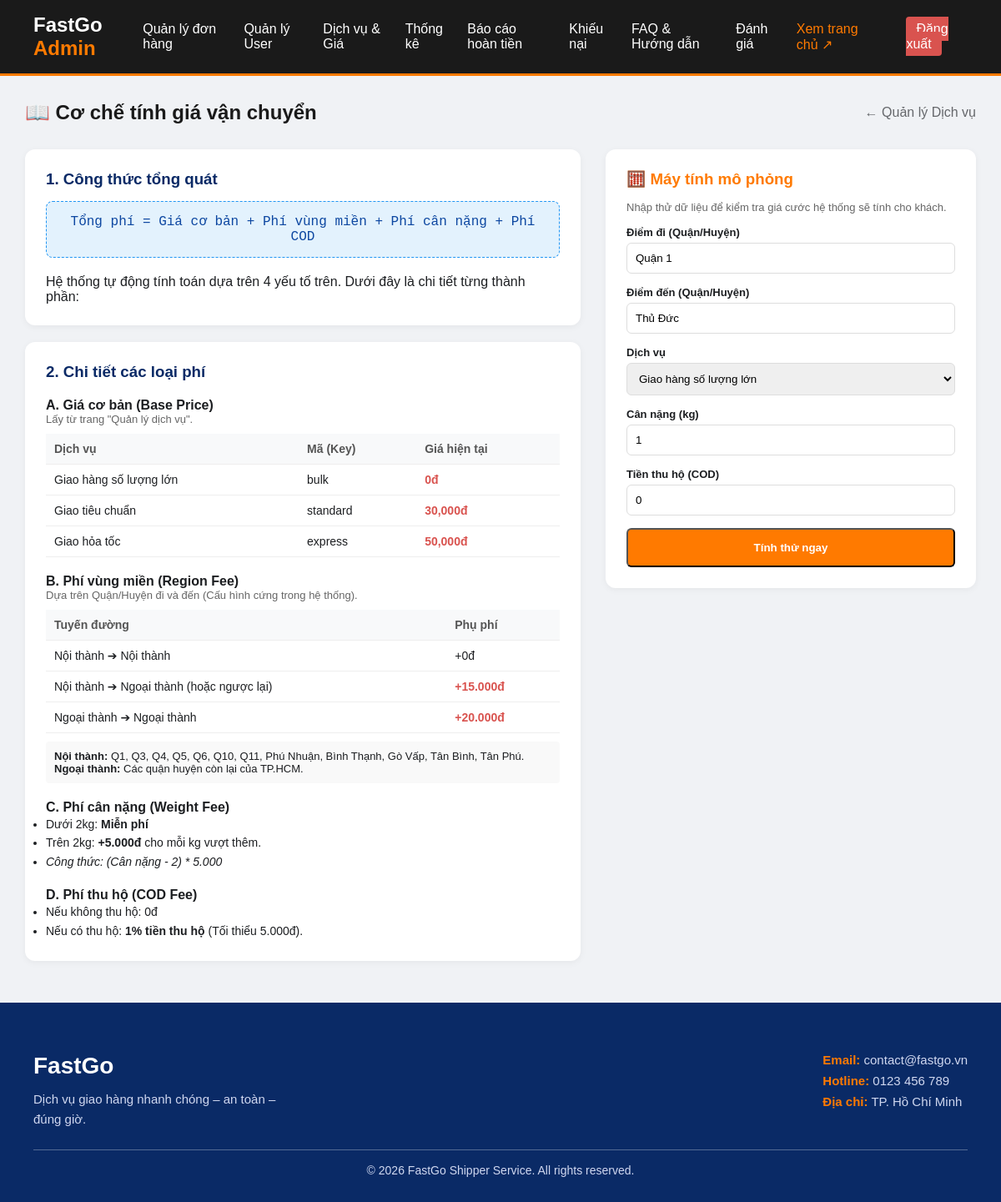
The page /admin_pricing_guide.php (signed in) on the database its author committed.
### tables this page shows
CREATE TABLE `services` (
    `id` int(11) NOT NULL,
    `name` varchar(100) NOT NULL,
    `type_key` varchar(50) NOT NULL,
    `base_price` decimal(15, 2) NOT NULL DEFAULT 0.00,
    `description` varchar(255) DEFAULT NULL,
    `created_at` timestamp NOT NULL DEFAULT current_timestamp()
);

### admin_pricing_guide.php (the view, shortened to what this page needs)
<?php
require_once 'config/db.php';
$services = [];
$res = $conn->query("SELECT * FROM services ORDER BY base_price ASC");
if ($res)
    while ($row = $res->fetch_assoc())
        $services[] = $row;
?>
<!DOCTYPE html>
<html lang="vi">
<head>
    <link rel="stylesheet" href="assets/css/styles.css?v=<?php echo time(); ?>">
    <link rel="stylesheet" href="assets/css/admin.css?v=<?php echo time(); ?>">
</head>
<body>
    <?php include 'includes/header_admin.php'; ?>
    <main class="admin-container">
        <div class="page-header">
            <h2 class="page-title">📖 Cơ chế tính giá vận chuyển</h2>
            <a href="services_manage.php" class="back-link">← Quản lý Dịch vụ</a>
        </div>
        <div class="guide-grid">
            <div>
                <div class="guide-card">
                    <h3 style="color:#0a2a66; margin-bottom:15px;">1. Công thức tổng quát</h3>
                    <div class="formula-box">
                        Tổng phí = Giá cơ bản + Phí vùng miền + Phí cân nặng + Phí COD
                    </div>
                    <p>Hệ thống tự động tính toán dựa trên 4 yếu tố trên. Dưới đây là chi tiết từng thành phần:</p>
                </div>
                <div class="guide-card">
                    <h3 style="color:#0a2a66; margin-bottom:15px;">2. Chi tiết các loại phí</h3>
                    <h4 style="margin-top:20px;">A. Giá cơ bản (Base Price)</h4>
                    <p style="font-size:13px; color:#666;">Lấy từ trang "Quản lý dịch vụ".</p>
                    <table class="param-table">
                        <thead>
                            <tr>
                                <th>Dịch vụ</th>
                                <th>Mã (Key)</th>
                                <th>Giá hiện tại</th>
                            </tr>
                        </thead>
                        <tbody>
                            <?php foreach ($services as $s): ?>
                                <tr>
                                    <td>
                                        <?php echo $s['name']; ?>
                                    </td>
                                    <td><code><?php echo $s['type_key']; ?></code></td>
                                    <td class="highlight">
                                        <?php echo number_format($s['base_price']); ?>đ
                                    </td>
                                </tr>
                            <?php endforeach; ?>
                        </tbody>
                    </table>
                    <h4 style="margin-top:20px;">B. Phí vùng miền (Region Fee)</h4>
                    <p style="font-size:13px; color:#666;">Dựa trên Quận/Huyện đi và đến (Cấu hình cứng trong hệ thống).
                    </p>
                    <table class="param-table">
                        <thead>
                            <tr>
                                <th>Tuyến đường</th>
                                <th>Phụ phí</th>
                            </tr>
                        </thead>
                        <tbody>
                            <tr>
                                <td>Nội thành ➔ Nội thành</td>
                                <td>+0đ</td>
                            </tr>
                            <tr>
                                <td>Nội thành ➔ Ngoại thành (hoặc ngược lại)</td>
                                <td class="highlight">+15.000đ</td>
                            </tr>
                            <tr>
                                <td>Ngoại thành ➔ Ngoại thành</td>
                                <td class="highlight">+20.000đ</td>
                            </tr>
                        </tbody>
                    </table>
                    <div style="background:#f9f9f9; padding:10px; margin-top:10px; font-size:13px; border-radius:4px;">
                        <strong>Nội thành:</strong> Q1, Q3, Q4, Q5, Q6, Q10, Q11, Phú Nhuận, Bình Thạnh, Gò Vấp, Tân
                        Bình, Tân Phú.<br>
                        <strong>Ngoại thành:</strong> Các quận huyện còn lại của TP.HCM.
                    </div>
                    <h4 style="margin-top:20px;">C. Phí cân nặng (Weight Fee)</h4>
                    <ul style="font-size:14px; line-height:1.6;">
                        <li>Dưới 2kg: <strong>Miễn phí</strong></li>
                        <li>Trên 2kg: <strong>+5.000đ</strong> cho mỗi kg vượt thêm.</li>
                        <li><em>Công thức: (Cân nặng - 2) * 5.000</em></li>
                    </ul>
                    <h4 style="margin-top:20px;">D. Phí thu hộ (COD Fee)</h4>
                    <ul style="font-size:14px; line-height:1.6;">
                        <li>Nếu không thu hộ: 0đ</li>
                        <li>Nếu có thu hộ: <strong>1% tiền thu hộ</strong> (Tối thiểu 5.000đ).</li>
                    </ul>
                </div>
            </div>
            <div>
                <div class="guide-card" style="position:sticky; top:20px;">
                    <h3 style="color:#ff7a00; margin-bottom:15px;">🧮 Máy tính mô phỏng</h3>
                    <p style="font-size:13px; color:#666; margin-bottom:15px;">Nhập thử dữ liệu để kiểm tra giá cước hệ
                        thống sẽ tính cho khách.</p>
                    <form class="sim-form" onsubmit="calculateSim(event)">
                        <label>Điểm đi (Quận/Huyện)</label>
                        <input type="text" id="sim-from" placeholder="VD: Quận 1" value="Quận 1">
                        <label>Điểm đến (Quận/Huyện)</label>
                        <input type="text" id="sim-to" placeholder="VD: Thủ Đức" value="Thủ Đức">
                        <label>Dịch vụ</label>
                        <select id="sim-service">
                            <?php foreach ($services as $s): ?>
                                <option value="<?php echo $s['type_key']; ?>" data-price="<?php echo $s['base_price']; ?>">
                                    <?php echo $s['name']; ?>
                                </option>
                            <?php endforeach; ?>
                        </select>
                        <label>Cân nặng (kg)</label>
                        <input type="number" id="sim-weight" value="1" min="0" step="0.1">
                        <label>Tiền thu hộ (COD)</label>
                        <input type="number" id="sim-cod" value="0" min="0" step="1000">
                        <button type="submit" class="btn-primary" style="width:100%;">Tính thử ngay</button>
                    </form>
                </div>
            </div>
        </div>
    </main>
    <?php include 'includes/footer.php'; ?>
</body>
</html>

### assets/css/styles.css (style rules this page uses)
* { margin: 0; padding: 0; box-sizing: border-box; font-family: "Poppins", sans-serif; }
.btn-primary { background-color: #ffcc00; color: #000; padding: 12px 24px; border-radius: 6px; font-weight: 600; text-decoration: none; }
.btn-primary { display: inline-block; background-color: #ff7a00; color: #ffffff; padding: 14px 28px; border-radius: 6px; text-decoration: none; font-weight: 600; }
main { padding: 80px 40px; max-width: 900px; margin: 0 auto; }

### assets/css/admin.css (style rules this page uses)
body { background-color: #f0f2f5; font-family: "Inter", "Segoe UI", Roboto, Helvetica, Arial, sans-serif; color: #1c1e21; }
.admin-container { padding: 30px; max-width: 1400px; margin: 0 auto; }
.page-header { display: flex; justify-content: space-between; align-items: center; margin-bottom: 30px; }
.page-title { font-size: 24px; font-weight: 700; color: #1a1a1a; margin: 0; }
.back-link { color: #65676b; text-decoration: none; font-weight: 500; transition: color 0.2s; }

### assets/css/admin_styles.css (style rules this page uses)
.guide-grid { display: grid; grid-template-columns: 3fr 2fr; gap: 30px; }
.guide-card { background: #fff; padding: 25px; border-radius: 12px; box-shadow: 0 2px 8px rgba(0, 0, 0, 0.05); margin-bottom: 20px; }
.formula-box { background: #e3f2fd; border: 1px dashed #2196f3; padding: 15px; border-radius: 8px; font-family: monospace; font-size: 16px; color: #0d47a1; text-align: center; margin-bottom: 20px; }
.param-table { width: 100%; border-collapse: collapse; margin-top: 10px; }
.param-table th, .param-table td { padding: 10px; border-bottom: 1px solid #eee; text-align: left; font-size: 14px; }
.param-table th { background: #f8f9fa; color: #555; }
.highlight { color: #d9534f; font-weight: bold; }
.sim-form label { display: block; margin-bottom: 5px; font-weight: 600; font-size: 13px; }
.sim-form input, .sim-form select { width: 100%; padding: 10px; margin-bottom: 15px; border: 1px solid #ddd; border-radius: 6px; }

### rows shown on the page
services: name "Giao hàng số lượng lớn", type_key "bulk", base_price "0"
services: name "Giao tiêu chuẩn", type_key "standard", base_price "30,000"
services: name "Giao hỏa tốc", type_key "express", base_price "50,000"

### other values the page prints
form field value "Giao hàng số lượng lớn"
